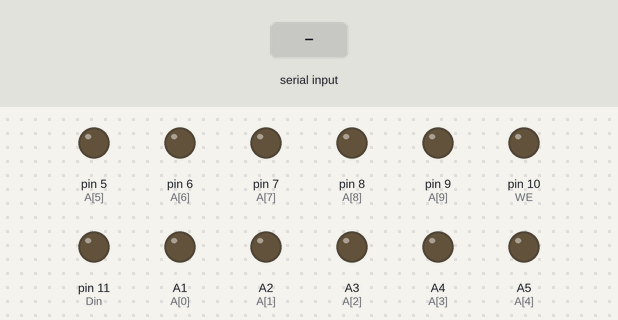
Recording of a sketch running on a simulated Arduino Nano, built with avr-gcc and run on an emulated ATmega328P. Parts: output pins drawn as LEDs (lit = HIGH). Dashed ring = blinking. The test bench sets the inputs (shaded band). Pins used as bus, display or sensor lines are not drawn; what the sketch prints to the serial monitor is not drawn.

Above: at 1.2 s.
1.3 s: "1" received over Serial
At 2.2 s:
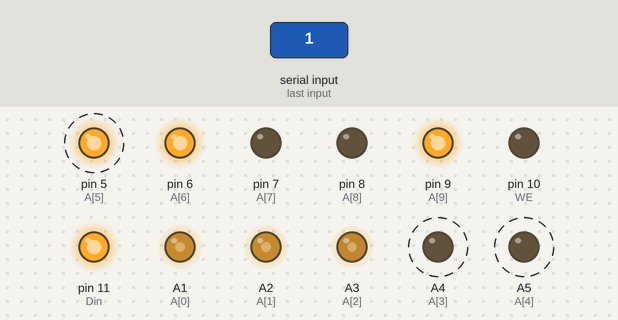
4.3 s: "0" received over Serial
At 6.7 s:
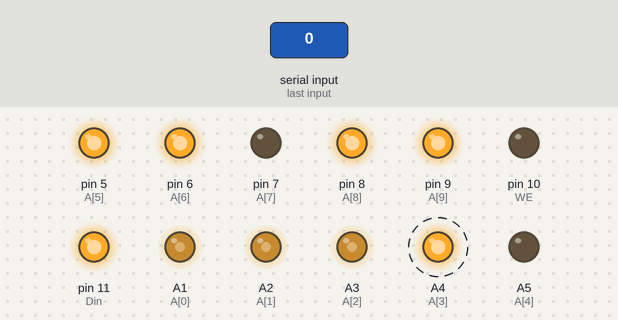
7.3 s: "2" received over Serial
At 10.7 s:
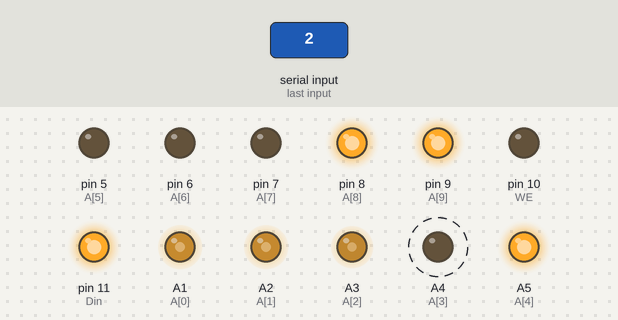
13.3 s: "1" received over Serial
At 14.7 s:
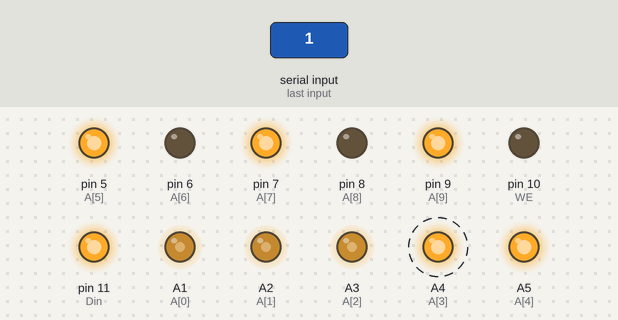
16.3 s: "0" received over Serial
At 18.7 s:
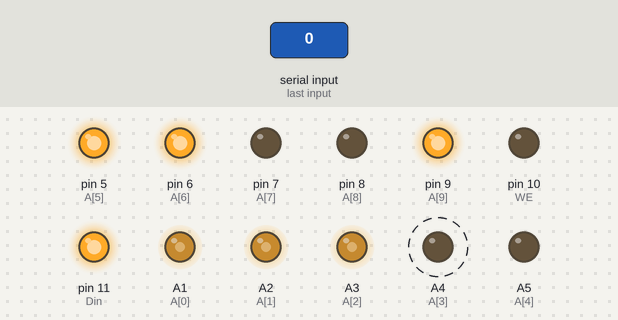
19.3 s: "2" received over Serial
At 26.9 s:
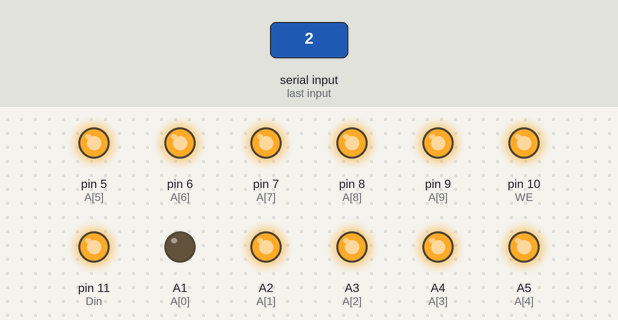
Timing chart, 0 to 27.5 s (numbered marks = the images above; inputs shaded):
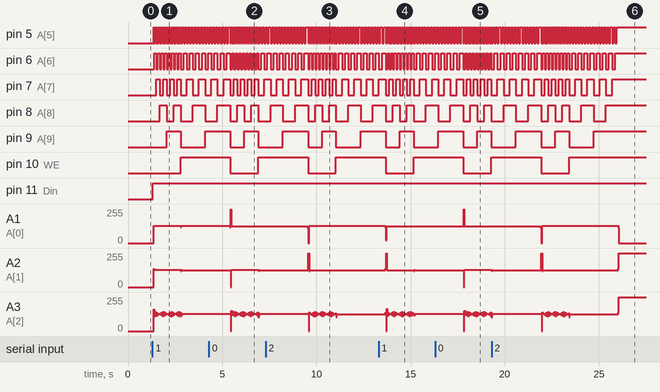

Measured:
- after the input at 1.3 s, pin 5 (A[5]): alternates HIGH for 0.05 s and LOW for 0.05 s, starting after 0.06 s; pin 6 (A[6]): goes 7 × (HIGH 0.09 s, LOW 0.09 s), HIGH 0.09 s, 4 × (LOW 0.16 s, HIGH 0.16 s), LOW 0.16 s, then HIGH, starting after 0.10 s
- after the input at 4.3 s, pin 9 (A[9]): HIGH → LOW after 1.1 s, → HIGH 0.74 s later, → LOW 0.74 s later; pin 10 (WE): HIGH → LOW after 1.1 s, → HIGH 1.5 s later; A4 (A[3]): alternates HIGH for 0.01 s and LOW for 0.01 s, starting after 1.1 s
- after the input at 7.3 s, pin 10 (WE): HIGH → LOW after 2.3 s, → HIGH 1.5 s later
- after the input at 13.3 s, pin 8 (A[8]): goes LOW 0.37 s, HIGH 0.37 s, LOW 0.37 s, HIGH 0.37 s, LOW 0.65 s, then HIGH, starting after 0.38 s; pin 9 (A[9]): HIGH → LOW after 0.38 s, → HIGH 0.74 s later, → LOW 0.74 s later
- after the input at 16.3 s, pin 10 (WE): HIGH → LOW after 1.5 s, → HIGH 1.5 s later; A1 (A[0]): 126/255 → 255/255 after 1.5 s, → 126/255 0.04 s later; A2 (A[1]): 125/255 → 130/255 after 1.5 s, → 121/255 1.5 s later; A4 (A[3]): alternates HIGH for 0.01 s and LOW for 0.01 s, starting after 1.5 s
- after the input at 19.3 s, pin 10 (WE): HIGH → LOW after 2.6 s, → HIGH 1.5 s later

The sketch:

1bitramtest.ino
```cpp
// (licence header left out)
// Pin configuration
uint8_t A[]  = { A1, A2, A3, A4, A5, 5, 6, 7, 8, 9}; // Address Inputs

                                                     // Power Pins
uint8_t    Vcc    = 12;                              // IMPORTANT: Use only with devices that doesn't
uint8_t    GND    = A7;                              // draw more than 40ma or you'll fry your Arduino.
                                                     // If it meeds nore, provide external power supply.
uint8_t    CS     = A0;                              // Chip select or Chip Enable
uint8_t    Din    = 11;                              // Data in Pin
uint8_t    Dout   = A6;                              // Data out Pin
uint8_t    WE     = 10;                              // Write Enable pin
int device_size   = 1024;                            // Address range being tested from 0 to device_size

uint8_t  writeBit = 1;                               // Value to store when writing
uint8_t expectBit = 1;                               // Value to expect when reading

// Return the bit value at specified position
bool getBit(uint16_t data, uint8_t position)
{
    return (data >> position) & 0x1;
}

// Initial chip configuration
void initialSetup(){
  for(int i=0;i<sizeof A;i++) pinMode(A[i], OUTPUT); // Address as outputs
  pinMode(Din,  OUTPUT);                             // Device's data in as output
  pinMode(Dout, INPUT);                              // Device's data out as input
  pinMode(CS,   OUTPUT);                             // CE as Output
  pinMode(WE,   OUTPUT);                             // WE as Output
}

// Power on/off the chip
void power(bool st){
  if(st == true){
    pinMode(Vcc,  OUTPUT); digitalWrite(Vcc, HIGH);  // Power On
    pinMode(GND,  OUTPUT); digitalWrite(GND, LOW);
  }else{
    pinMode(Vcc,  OUTPUT); digitalWrite(Vcc, LOW);   // Power Off
    pinMode(GND,  OUTPUT); digitalWrite(GND, LOW);
  }
}

void setup() {
  Serial.begin(115200);
  power(false);  // We start with the chip powered off
}

// Set an address on the chip and return a String for debugging purposes
// Output String format:
// [Bit notation] [      Device Address pin      ]
// [    0xb     ] [A9 A8 A7 A6 A5 A4 A3 A2 A1 A0 ]
String setAddress(uint16_t address){
  String ret;
  uint8_t status;
  for(uint8_t i=0; i<sizeof A;i++){                  // Process all address pins
    status = getBit(address,i);                      // Get the correspondent bit on the address variable
    digitalWrite(A[i], status);                      // Set the correspondent address pin on the device
    ret = status + ret;                              // Concat the output string for debugging
  }
  ret = "0b" + ret;                                  // Add the bit notation
  return ret;
}

void loop() {
  char ret[100];
  uint8_t retval;
  int errors = 0;
  String address_bits;
  Serial.println("********************************************");
  Serial.println("*              1 BIT RAM TESTER            *");
  Serial.println("********************************************");
  Serial.println("*      Input any char to start testing     *");
  Serial.println("********************************************");
  while(!Serial.available() ){ } // Let's pause until the user is ready
  Serial.read();
  initialSetup(); // CHIP Initial configuration
  power(true);    // Power on the chip
  delay(10);
  sprintf(ret,"Writing %d all over it...", writeBit);
  Serial.println(ret);
  for(uint16_t address=0; address<device_size-1;address++){
    digitalWrite(CS, HIGH); // Disable chip
    address_bits = setAddress(address); // Set the address
    digitalWrite(Din, writeBit); // would you please save that bit for me?
    digitalWrite(WE, LOW); // we're writing now
    digitalWrite(CS, LOW); // Enable chip;
  }
  Serial.println("Reading back...");
  for(uint16_t address=0; address<device_size-1;address++){
    digitalWrite(CS, HIGH); // Disable chip
    address_bits = setAddress(address); // Set the address
    digitalWrite(WE, HIGH); // This time we're reading not writing
    digitalWrite(CS, LOW); // Enable chip
    retval = digitalRead(Dout); // Device: Here's your bit sir!
    if(retval != expectBit ) // Oops! It's supposed to be 1, this address is bad!
    {
      sprintf(ret, "[%s]%0.4X:%d => BAD!", address_bits.c_str(), address, retval);
      errors++;
      Serial.println(ret);
    }
  }
  if(errors>0) sprintf(ret, "Test result: BAD, %d bad addresse(s) found", errors);
  else sprintf(ret, "Test result: ALL GOOD!");
  Serial.println("********************************************");
  Serial.println(ret);
  power(false);  // Power off the chip, let's not exaust our poor beloved Arduino
}
```
